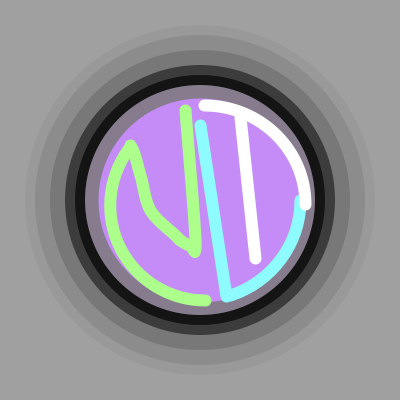
Frame 1 (no input)
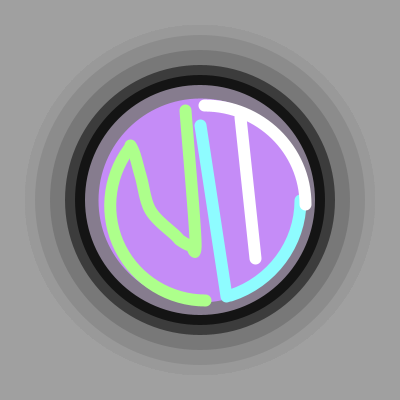
Frame 60 (the mouse pressed at the canvas centre just before this capture)
Frame 120 (the mouse held since frame 60 and released just before this capture): identical to frame 60, image omitted

The Processing sketch that drew these frames (run headless with seeded random() and noise(); from frame 60 on, the mouse is pressed at the canvas centre):

// Processing sketch: processing_36972
// ── processing_36972.pde


//Homework 2- computing for the arts with processing. Jim Roberts
//Copywright Nathan Trevino September 2011 Pittsburgh, PA 15221


//setup settings
void setup() {
  size(400, 400);
  background(160);
  smooth();
  frameRate(60);
}


float x = 200;
float y = 200;
float wd = 200;
float ht = 200;

//float r= random (0,256);
//float 

//float x, y, wd, ht

//main circle
void draw() {

  smooth();

  noStroke();
  fill(153);
  ellipse(x,y,wd+150,ht+150);

  fill(140);
  ellipse(x, y, wd+130, ht+130);
  
  fill(120);
  ellipse(x,y,wd+100, ht+100);
  
  fill(60);
  ellipse(x,y, wd+70, ht+70);
  
  fill(20);
  ellipse(x,y,wd+50, ht+50);
  
  fill(#867C8E);
  ellipse(x,y,wd+30,ht+30);

  stroke(197, 140, 247);//beautiful lavender
  strokeWeight(4);
  fill(197, 140, 247);
  ellipse(x, y, wd, ht);


  //N
  strokeWeight(12);
  stroke(173, 255, 139);
  arc(x+5, y+5, wd-10, ht-10, PI*.5, (6*PI)/5);
  beginShape();
  curveVertex(x-89, y-68);
  curveVertex(x-70, y-55);
  curveVertex(x-60, y-25);
  curveVertex(x-50, y+10);
  curveVertex(x-25, y+35);
  curveVertex(x-20, y+40);
  curveVertex(x-10, y+45);
  curveVertex(x-5, y+40);
  curveVertex(x-15, y-90);
  curveVertex(x-15, y-100);
  endShape();



  //L
  stroke(142, 252, 255);
  arc(x, y, wd, ht, 0, PI*.4);
  line(x, y-75, x+26, y+96);

  //T

  stroke(255);
  line(x+40, y-83, x+55, y+58);
  noFill();
  arc(x+5, y+5, wd, ht, (3*PI)/2, TWO_PI);
  
  
}

void keyPressed(){
  if (key == CODED) {
    if (keyCode == RIGHT) {
       x += 5;
    }  else if (keyCode == LEFT) {
       x -= 5;
    }  else if (keyCode == UP) {
       y -= 5;
    }  else if (keyCode == DOWN) {
       y += 5; 
    }
  }
}

void mousePressed() {
  background(random (256), random (256), random (256));
}
